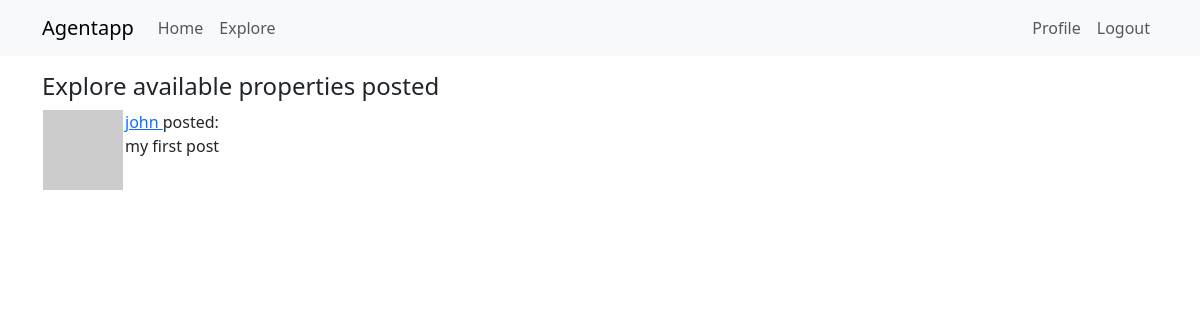
The app's page /explore (signed in), older data.
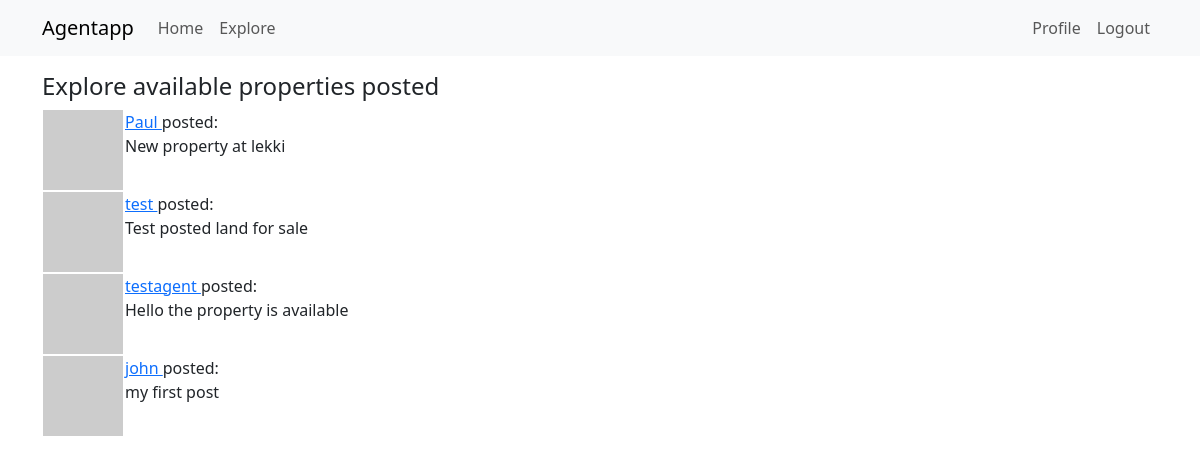
The same page, newer data.
### models/agent.py (models this page shows, shortened)
class Post(db.Model):
    id: so.Mapped[int] = so.mapped_column(primary_key=True)
    body: so.Mapped[str] = so.mapped_column(sa.String(140))
    timestamp: so.Mapped[datetime] = so.mapped_column(
        index=True, default=lambda: datetime.now(timezone.utc))
    agent_id: so.Mapped[int] = so.mapped_column(sa.ForeignKey(Agent.id),
                                               index=True)
    author: so.Mapped[Agent] = so.relationship(back_populates='posts')

class Agent(UserMixin, db.Model):
    id: so.Mapped[int] = so.mapped_column(primary_key=True)
    username: so.Mapped[str] = so.mapped_column(sa.String(64), index=True,
                                                unique=True)
    email: so.Mapped[str] = so.mapped_column(sa.String(120), index=True,
                                             unique=True)
    license: so.Mapped[Optional[str]] = so.mapped_column(sa.String(256), nullable=True)
    password_hash: so.Mapped[Optional[str]] = so.mapped_column(sa.String(256))
    posts: so.WriteOnlyMapped['Post'] = so.relationship(back_populates='author')
    about_me: so.Mapped[Optional[str]] = so.mapped_column(sa.String(140))
    last_seen: so.Mapped[Optional[datetime]] = so.mapped_column(
        default=lambda: datetime.now(timezone.utc))
    following: so.WriteOnlyMapped['Agent'] = so.relationship(
        secondary=followers, primaryjoin=(followers.c.follower_id == id),
        secondaryjoin=(followers.c.followed_id == id),
        back_populates='followers')
    followers: so.WriteOnlyMapped['Agent'] = so.relationship(
        secondary=followers, primaryjoin=(followers.c.followed_id == id),
        secondaryjoin=(followers.c.follower_id == id),
        back_populates='following')
    def avatar(self, size):
        digest = md5(self.email.lower().encode('utf-8')).hexdigest()
        return f'https://www.gravatar.com/avatar/{digest}?d=identicon&s={size}'

### agent_app/routes.py (the view)
@app.route('/explore')
@login_required
def explore():
    query = sa.select(Post).order_by(Post.timestamp.desc())
    posts = db.session.scalars(query).all()
    return render_template('index.html', title='Explore', posts=posts)

### agent_app/routes.py (called while the page is built)
@app.before_request
def before_request():
    if current_user.is_authenticated:
        current_user.last_seen = datetime.now(timezone.utc)
        db.session.commit()

### models/agent.py (called while the page is built)
@login.user_loader
def load_user(id):
    return db.session.get(Agent, int(id))

### agent_app/templates/index.html
{% extends "base.html" %}
{% block content %}
    {% if form %}
    <h5>  Hello {{ current_user.username }}, you can post new property here</h5>
    <form action="" method="post">
        {{ form.hidden_tag() }}
        <p>
            {{ form.post.label }}<br>
            {{ form.post(cols=32, rows=4) }}<br>
            {% for error in form.post.errors %}
            <span style="color: red;">[{{ error }}]</span>
            {% endfor %}
        </p>
        <p>{{ form.submit() }}</p>
    </form>
    {% else %}
    <h4> Explore available properties posted </h4>
    {% endif %}
    {% for post in posts %}
        {% include '_post.html' %}
    {% endfor %}
{% endblock %}

### agent_app/templates/base.html (shortened to what this page needs)
<!doctype html>
<html lang="en">
  <head>
    <link
        href="https://cdn.jsdelivr.net/npm/bootstrap@5.3.2/dist/css/bootstrap.min.css"
        rel="stylesheet"
>
  </head>
  <body>
    <nav class="navbar navbar-expand-lg bg-body-tertiary">
      <div class="container">
        <a class="navbar-brand" href="{{ url_for('index') }}">Agentapp</a>
        <div class="collapse navbar-collapse" id="navbarSupportedContent">
          <ul class="navbar-nav me-auto mb-2 mb-lg-0">
            <li class="nav-item">
              <a class="nav-link" aria-current="page" href="{{ url_for('index') }}">Home</a>
            </li>
            <li class="nav-item">
              <a class="nav-link" aria-current="page" href="{{ url_for('explore') }}">Explore</a>
            </li>
          </ul>
          <ul class="navbar-nav mb-2 mb-lg-0">
            {% if current_user.is_anonymous %}
            <li class="nav-item">
              <a class="nav-link" aria-current="page" href="{{ url_for('login') }}">Login</a>
            </li>
            {% else %}
            <li class="nav-item">
              <a class="nav-link" aria-current="page" href="{{ url_for('agent', username=current_user.username) }}">Profile</a>
            </li>
            <li class="nav-item">
              <a class="nav-link" aria-current="page" href="{{ url_for('logout') }}">Logout</a>
            </li>
            {% endif %}
          </ul>
        </div>
      </div>
    </nav>
    <div class="container mt-3">
      {% block content %}{% endblock %}
    </div>
  </body>
</html>

### agent_app/templates/_post.html
<table>
    <tr valign="top">
        <td><img src="{{ post.author.avatar(36) }}"></td>
        <td>
            <a href="{{ url_for('agent', username=post.author.username) }}">
                {{ post.author.username }}
            </a>
            posted:<br>{{ post.body }}</td>
    </tr>
</table>

Row changes from the older to the newer data that the page shows:
added Post: author.username "Paul", body "New property at lekki"
added Post: author.username "test", body "Test posted land for sale"
added Post: author.username "testagent", body "Hello the property is available"
